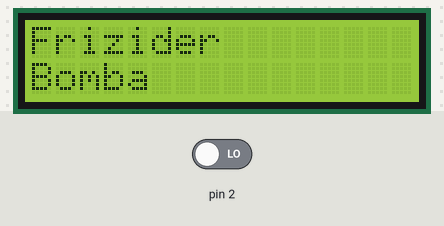
Recording of a sketch running on a simulated Arduino Uno, built with avr-gcc and run on an emulated ATmega328P. Parts: 16×2 character LCD. The inputs (shaded band) are chosen by the test bench; at power-on: pin 2 LOW.

Above: at 1.2 s.
1.3 s: pin 2 driven HIGH
At 2.4 s:
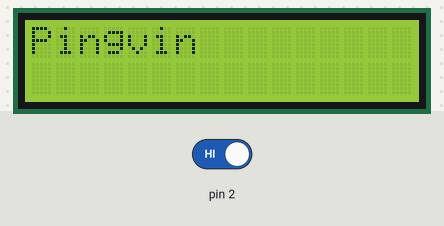
Timing chart, 0 to 4.3 s (numbered marks = the images above; inputs shaded):
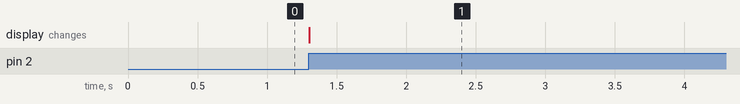

Measured:
- after the input at 1.3 s, the display: changes at once (image 1)

The sketch:

interrupts.ino
```cpp
#include "LiquidCrystal.h"
LiquidCrystal lcd(12, 11, 10, 5, 4, 3, 6);

void magnet() {
  lcd.clear();
  lcd.print("Pingvin");
}

void setup() {
  lcd.begin(16, 2);
  lcd.setCursor(0, 0);
  lcd.print("Frizider");
  lcd.setCursor(0, 1);
  lcd.print("Bomba");
  attachInterrupt(digitalPinToInterrupt(2), magnet, RISING);
}

void loop() {
}
```
